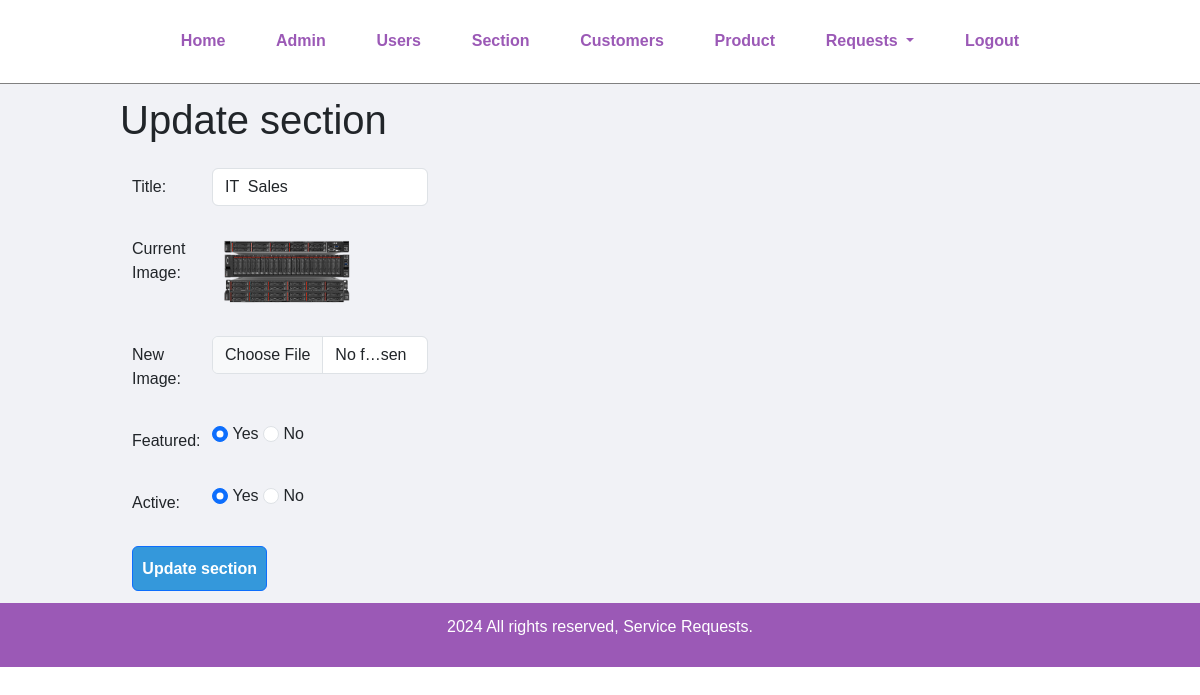
Screenshot of /update-section.php?id=8 (signed in) with the database file from the repository.
### tables this page shows
CREATE TABLE `tbl_section` (
  `id` int(10) UNSIGNED NOT NULL,
  `title` varchar(100) NOT NULL,
  `image_name` varchar(255) NOT NULL,
  `featured` varchar(10) NOT NULL,
  `active` varchar(10) NOT NULL
);

### update-section.php (the view, shortened to what this page needs)
<?php include('partials/menu.php'); ?>
<div class="main-content">
    <div class="wrapper">
        <h1 class="row mb-4">Update section</h1>
        <?php
            if(isset($_GET['id']))
            {
                $id = $_GET['id'];
                $sql = "SELECT * FROM tbl_section WHERE id=$id";
                $res = mysqli_query($conn, $sql);
                $count = mysqli_num_rows($res);
                if($count==1)
                {
                    $row = mysqli_fetch_assoc($res);
                    $title = $row['title'];
                    $current_image = $row['image_name'];
                    $featured = $row['featured'];
                    $active = $row['active'];
                }
                else
                {
                    $_SESSION['no-section-found'] = "<div class='error'>section not Found.</div>";
                    header('location:'.SITEURL.'manage-section.php');
                }
            }
            else
            {
                header('location:'.SITEURL.'manage-section.php');
            }
        ?>
        <form action="" method="POST" enctype="multipart/form-data">
            <div class="row mb-4">
                <label for="inputTitle" class="col-sm-1 col-form-label">Title:</label>
                <div class="col-sm-3">
                <input type="text" id="title" name="title" value="<?php echo $title; ?>" class="form-control">
                </div>
            </div>
            <div class="row mb-4">
                <label for="inputImage" class="col-sm-1 col-form-label">Current Image:</label>
                <div class="col-sm-3">
                    <?php
                        if($current_image != "")
                        {
                            ?>
                            <img src="<?php echo SITEURL; ?>images/section/<?php echo $current_image; ?>" width="150px">
                            <?php
                        }
                        else
                        {
                            echo "<div class='error'>Image Not Added.</div>";
                        }
                    ?>
                </div>
            </div>
            <div class="row mb-4">
                <label for="inputImage" class="col-sm-1 col-form-label">New Image:</label>
                <div class="col-sm-3">
                <input type="file" id="image" name="image" class="form-control">
                </div>
            </div>
            <div class="row mb-4">
                <label for="inputFeatured" class="col-sm-1 col-form-label">Featured:</label>
                <div class="col-sm-3">
                <input <?php if($featured=="Yes") {echo "checked";} ?> class="form-check-input" type="radio" name="featured" id="featuredyes" value="Yes">
                <label class="form-check-label" for="featuredRadio">Yes</label>
                <input <?php if($featured=="No") {echo "checked";} ?> class="form-check-input" type="radio" name="featured" id="featuredno" value="No">
                <label class="form-check-label" for="featuredRadio">No</label>
                </div>
            </div>
            <div class="row mb-4">
                <label for="inputActive" class="col-sm-1 col-form-label">Active:</label>
                <div class="col-sm-3">
                <input <?php if($active=="Yes") {echo "checked";} ?>  class="form-check-input" type="radio" name="active" id="activeyes" value="Yes">
                <label class="form-check-label" for="activeRadio">Yes</label>
                <input <?php if($active=="No") {echo "checked";} ?> class="form-check-input" type="radio" name="active" id="activeno" value="No">
                <label class="form-check-label" for="activeRadio">No</label>
                </div>
            </div>
            <input type="submit" name="submit" value="Update section" class="btn btn-primary col-sm-1.2">
        </form>
    </div>
</div>
<?php include('partials/footer.php'); ?>

### css/admin.css (style rules this page uses)
* { margin: 0; padding: 0; font-family: Arial, Helvetica, sans-serif; }
.wrapper { padding: 1%; width: 80%; margin: 0 auto; }
.btn-primary { background-color: #3498db; padding: 1%; color: white; text-decoration: none; font-weight: bold; }
.main-content { background-color: #f1f2f6; }

### rows the page displays
tbl_section: title "IT Sales", image_name (picture), featured "☑", active "☑"
